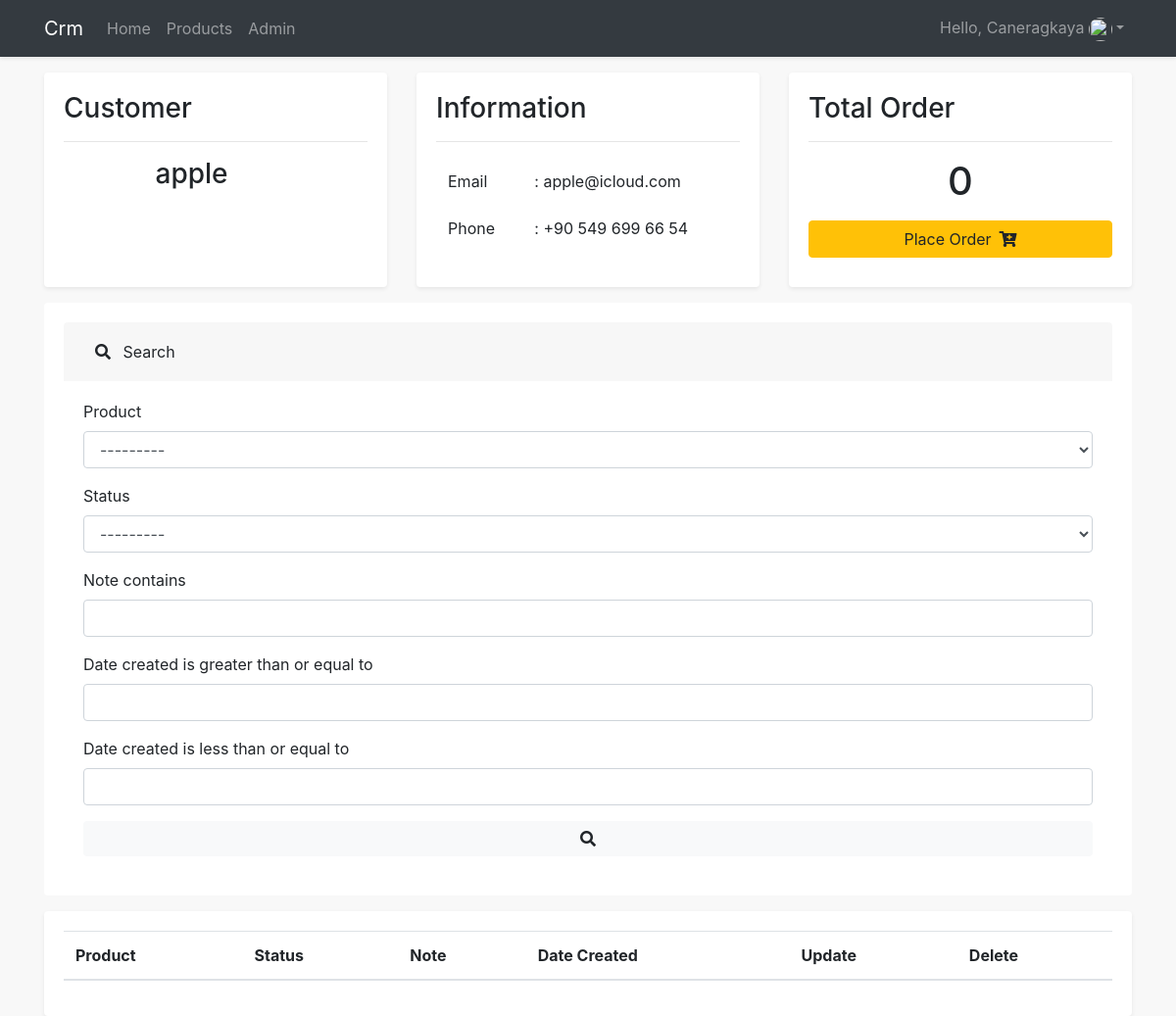
Page /customer/8/ (signed in) on the committed database.
### accounts/models.py (models this page shows, shortened)
class Customer(models.Model):
    user = models.OneToOneField(
        User, null=True, blank=True, on_delete=models.CASCADE)
    name = models.CharField(max_length=200, null=True)
    phone = models.CharField(max_length=200, null=True)
    email = models.CharField(max_length=200, null=True)
    date_created = models.DateTimeField(auto_now_add=True, null=True)
    profile_pic = models.ImageField(
        default="profile.png", null=True, blank=True)

### accounts/decorators.py (the view)
        def wrapper_func(request, *args, **kwargs):
            group = None
            if request.user.groups.exists():
                group = request.user.groups.all()[0].name
            if group in allowed_roles:
                return view_func(request, *args, **kwargs)
            else:
                return HttpResponse('You are not authorized to view this page')

### accounts/models.py (called while the page is built)
    def __str__(self):
        return self.name

### accounts/views.py (called while the page is built)
@login_required(login_url='login')
@allowed_users(allowed_roles=['admin'])
def customerpage(request, pk):
    customer = Customer.objects.get(id=pk)
    orders = customer.order_set.all()
    total_orders = orders.count()
    myFilter = OrderFilter(request.GET, queryset=orders)
    orders = myFilter.qs
    context = {
        'myFilter': myFilter,
        'customer': customer, 'total_orders': total_orders, 'orders': orders,
    }
    return render(request, 'accounts/customer.html', context)

### accounts/templates/accounts/customer.html (shortened to what this page needs)
{% extends 'main.html' %}
{% load crispy_forms_tags %}
{% block content %}
<div class="row">
    <div class="col-lg-4 mb-3">
        <div class="card shadow-sm border-0 h-100">
            <div class="card-body">
                <h3>Customer</h3>
                <hr>
                <div class="d-flex align-items-center">
                    <h3 class="ml-3">{{customer.name}}</h3>
                </div>
            </div>
        </div>
    </div>
    <div class="col-lg-4 mb-3">
        <div class="card shadow-sm border-0 h-100">
            <div class="card-body ">
                <h3>Information</h3>
                <hr>
                <table class="table table-borderless">
                    <tr>
                        <td>Email</td>
                        <td>: {{customer.email}}</td>
                    </tr>
                    <tr>
                        <td>Phone</td>
                        <td>: {{customer.phone}}</td>
                    </tr>
                </table>
            </div>
        </div>
    </div>
    <div class="col-lg-4 mb-3">
        <div class="card shadow-sm border-0 h-100">
            <div class="card-body">
                <h3>Total Order</h3>
                <hr>
                <h1 class="text-center">{{total_orders}}</h1>
                <a href="{% url 'create_order' customer.id %}" class="btn btn-warning btn-block mt-3">Place Order<i
                        class="fas fa-cart-plus ml-2"></i></a>
            </div>
        </div>
    </div>
</div>
<div class="row mb-3">
    <div class="col-lg-12">
        <div class="card border-0">
            <div class="card-body">
                <div class="accordion" id="accordionExample">
                    <div class="card border-0">
                        <div class="card-header border-0" id="headingOne">
                            <h2 class="mb-0">
                                <button class="btn btn-block text-left border-0" type="button" data-toggle="collapse"
                                    data-target="#collapseOne" aria-expanded="true" aria-controls="collapseOne">
                                    <i class="fas fa-search mr-2"></i> Search
                                </button>
                            </h2>
                        </div>
                        <div id="collapseOne" class="collapse show" aria-labelledby="headingOne"
                            data-parent="#accordionExample">
                            <div class="card-body ">
                                <form action="" method="get">
                                    {{myFilter.form |crispy }}
                                    <button type="submit" class="btn btn-light btn-block border-0"><i
                                            class="fas fa-search"></i></button>
                                </form>
                            </div>
                        </div>
                    </div>
                </div>
            </div>
        </div>
    </div>
</div>
<div class="row">
    <div class="col-lg-12">
        <div class="card shadow-sm border-0">
            <div class="card-body table-responsive">
                <table class="table">
                    <thead>
                        <tr>
                            <th scope="col">Product</th>
                            <th scope="col">Status</th>
                            <th scope="col">Note</th>
                            <th scope="col">Date Created</th>
                            <th scope="col">Update</th>
                            <th scope="col">Delete</th>
                        </tr>
                    </thead>
                </table>
            </div>
        </div>
    </div>
</div>
{% endblock content %}

### accounts/templates/navbar.html (shortened to what this page needs)
<nav class="navbar navbar-expand-lg navbar-dark bg-dark shadow-sm fixed-top text-capitalize">
    <div class="container">
        <a class="navbar-brand" href="{% url 'home' %}">crm</a>
        <div class="collapse navbar-collapse" id="collapsibleNavId">
            <ul class="navbar-nav mr-auto mt-2 mt-lg-0">
            {% if request.user.is_staff %}
                <li class="nav-item">
                    <a class="nav-link" href="{% url 'home' %}">Home</a>
                </li>
                <li class="nav-item">
                    <a class="nav-link" href="{% url 'products' %}">Products</a>
                </li>
                <li class="nav-item">
                    <a class="nav-link" href="/admin">Admin</a>
                </li>
            {% endif %}
            </ul>
            <ul class="navbar-nav ml-auto">
            {% if user.is_authenticated %}
                <li class="nav-item dropdown">
                    <a class="nav-link dropdown-toggle" href="#" id="dropdownId" data-toggle="dropdown"
                        aria-haspopup="true" aria-expanded="false">hello, {{user.username}} <img src="{{request.user.customer.profile_pic.url}}" alt="" class="card-img rounded-circle" style="width:24px; height:24px; object-fit:cover;"></a>
                </li>
            {% else %}
                 <li class="nav-item">
                    <a class="nav-link" href="{% url 'login' %}">Login</a>
                </li>
            {% endif %}
            </ul>
        </div>
    </div>
</nav>

### rows in the picture
Customer: name "apple", email "apple@icloud.com", phone "+90 549 699 66 54"

### other values in the picture
{{ user.username }} "Caneragkaya"
{{ total_orders }} "0"
